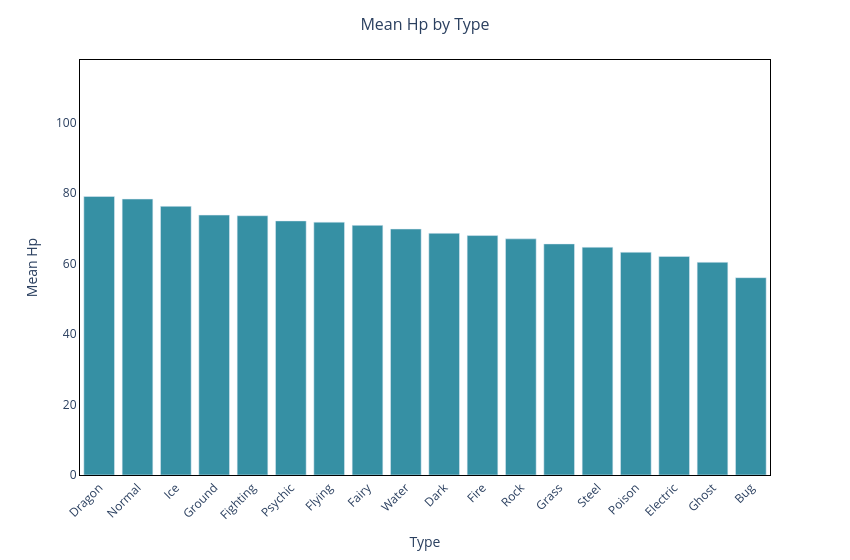
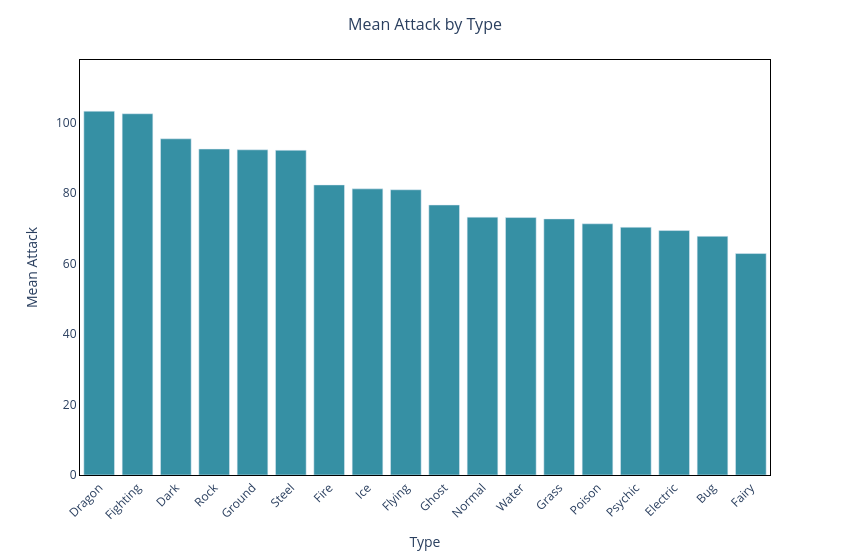
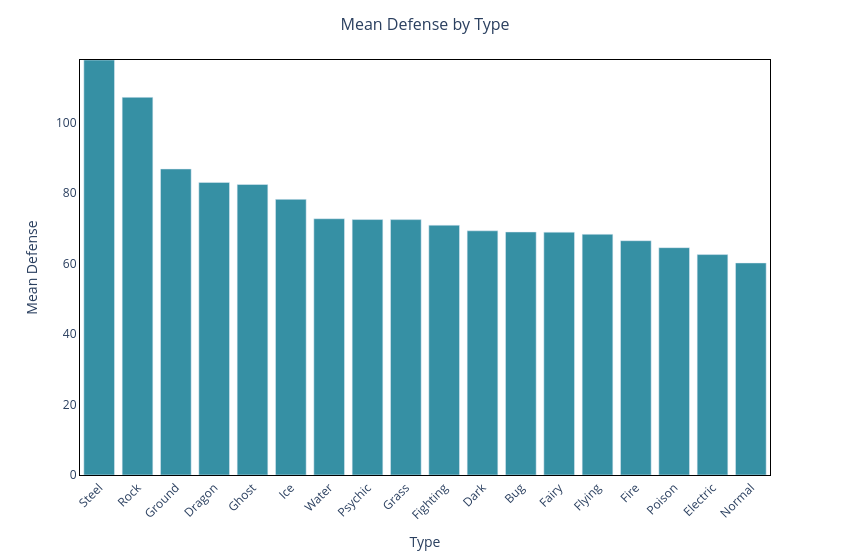
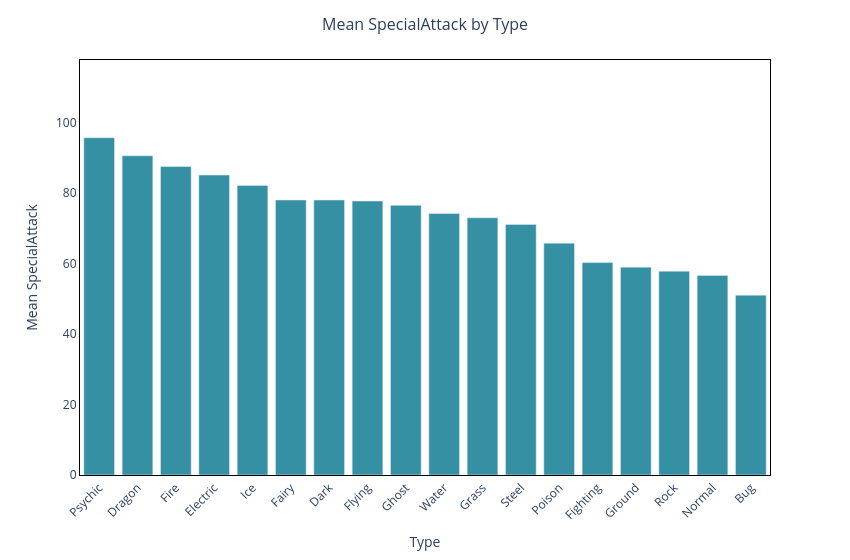

Notebook code for these charts, in order:
### Code cell
for stat in STATS:
    fig = px.bar(
        mean_values_df[stat], 
        labels=dict(index="Type", value=f"Mean {stat}")
    )
    fig.update_traces(marker_color='#3690a4')
    
    fig.update_layout(
        showlegend=False,
        width=850,
        plot_bgcolor='white',
        title = dict(
            text = f"Mean {stat} by Type", 
            font = dict(size = 16)
        ),
        title_x = 0.5,
        yaxis_range = [0, max_mean_stat],
        xaxis = dict(
            tickangle=-45,
            categoryorder = 'total descending'
        )
    )
    fig.update_xaxes(showline=True, linewidth=1, linecolor='black', mirror=True)
    fig.update_yaxes(showline=True, linewidth=1, linecolor='black', mirror=True)
    
    fig.show()

### Figure 1 — Plotly figure (JSON) as saved in the notebook; plotly's stock layout.template omitted (floating-point values rounded to 4 significant figures)
{"data": [{"hovertemplate": "variable=Hp<br>Type=%{x}<br>Mean Hp=%{y}<extra></extra>", "legendgroup": "Hp", "marker": {"color": "#3690a4", "pattern": {"shape": ""}}, "name": "Hp", "orientation": "v", "showlegend": true, "textposition": "auto", "type": "bar", "x": ["Normal", "Fighting", "Flying", "Poison", "Ground", "Rock", "Bug", "Ghost", "Steel", "Fire", "Water", "Grass", "Electric", "Psychic", "Ice", "Dragon", "Dark", "Fairy"], "xaxis": "x", "y": [78.37, 73.63, 71.81, 63.26, 73.81, 67.06, 56.03, 60.41, 64.69, 68.0, 69.85, 65.62, 62.08, 72.16, 76.29, 79.1, 68.64, 70.89], "yaxis": "y"}], "layout": {"barmode": "relative", "legend": {"title": {"text": "variable"}, "tracegroupgap": 0}, "margin": {"t": 60}, "plot_bgcolor": "white", "showlegend": false, "title": {"font": {"size": 16}, "text": "Mean Hp by Type", "x": 0.5}, "width": 850, "xaxis": {"anchor": "y", "categoryorder": "total descending", "domain": [0, 1], "linecolor": "black", "linewidth": 1, "mirror": true, "showline": true, "tickangle": -45, "title": {"text": "Type"}}, "yaxis": {"anchor": "x", "domain": [0, 1], "linecolor": "black", "linewidth": 1, "mirror": true, "range": [0, 117.9], "showline": true, "title": {"text": "Mean Hp"}}}}

### Figure 2 — Plotly figure (JSON) as saved in the notebook; plotly's stock layout.template omitted (floating-point values rounded to 4 significant figures)
{"data": [{"hovertemplate": "variable=Attack<br>Type=%{x}<br>Mean Attack=%{y}<extra></extra>", "legendgroup": "Attack", "marker": {"color": "#3690a4", "pattern": {"shape": ""}}, "name": "Attack", "orientation": "v", "showlegend": true, "textposition": "auto", "type": "bar", "x": ["Normal", "Fighting", "Flying", "Poison", "Ground", "Rock", "Bug", "Ghost", "Steel", "Fire", "Water", "Grass", "Electric", "Psychic", "Ice", "Dragon", "Dark", "Fairy"], "xaxis": "x", "y": [73.23, 102.6, 81.0, 71.34, 92.35, 92.57, 67.79, 76.68, 92.22, 82.38, 73.11, 72.73, 69.42, 70.36, 81.25, 103.3, 95.48, 62.89], "yaxis": "y"}], "layout": {"barmode": "relative", "legend": {"title": {"text": "variable"}, "tracegroupgap": 0}, "margin": {"t": 60}, "plot_bgcolor": "white", "showlegend": false, "title": {"font": {"size": 16}, "text": "Mean Attack by Type", "x": 0.5}, "width": 850, "xaxis": {"anchor": "y", "categoryorder": "total descending", "domain": [0, 1], "linecolor": "black", "linewidth": 1, "mirror": true, "showline": true, "tickangle": -45, "title": {"text": "Type"}}, "yaxis": {"anchor": "x", "domain": [0, 1], "linecolor": "black", "linewidth": 1, "mirror": true, "range": [0, 117.9], "showline": true, "title": {"text": "Mean Attack"}}}}

### Figure 3 — Plotly figure (JSON) as saved in the notebook; plotly's stock layout.template omitted (floating-point values rounded to 4 significant figures)
{"data": [{"hovertemplate": "variable=Defense<br>Type=%{x}<br>Mean Defense=%{y}<extra></extra>", "legendgroup": "Defense", "marker": {"color": "#3690a4", "pattern": {"shape": ""}}, "name": "Defense", "orientation": "v", "showlegend": true, "textposition": "auto", "type": "bar", "x": ["Normal", "Fighting", "Flying", "Poison", "Ground", "Rock", "Bug", "Ghost", "Steel", "Fire", "Water", "Grass", "Electric", "Psychic", "Ice", "Dragon", "Dark", "Fairy"], "xaxis": "x", "y": [60.22, 70.95, 68.36, 64.56, 86.9, 107.3, 69.01, 82.5, 117.9, 66.53, 72.78, 72.52, 62.6, 72.54, 78.27, 83.1, 69.34, 68.96], "yaxis": "y"}], "layout": {"barmode": "relative", "legend": {"title": {"text": "variable"}, "tracegroupgap": 0}, "margin": {"t": 60}, "plot_bgcolor": "white", "showlegend": false, "title": {"font": {"size": 16}, "text": "Mean Defense by Type", "x": 0.5}, "width": 850, "xaxis": {"anchor": "y", "categoryorder": "total descending", "domain": [0, 1], "linecolor": "black", "linewidth": 1, "mirror": true, "showline": true, "tickangle": -45, "title": {"text": "Type"}}, "yaxis": {"anchor": "x", "domain": [0, 1], "linecolor": "black", "linewidth": 1, "mirror": true, "range": [0, 117.9], "showline": true, "title": {"text": "Mean Defense"}}}}

### Figure 4 — Plotly figure (JSON) as saved in the notebook; plotly's stock layout.template omitted (floating-point values rounded to 4 significant figures)
{"data": [{"hovertemplate": "variable=SpecialAttack<br>Type=%{x}<br>Mean SpecialAttack=%{y}<extra></extra>", "legendgroup": "SpecialAttack", "marker": {"color": "#3690a4", "pattern": {"shape": ""}}, "name": "SpecialAttack", "orientation": "v", "showlegend": true, "textposition": "auto", "type": "bar", "x": ["Normal", "Fighting", "Flying", "Poison", "Ground", "Rock", "Bug", "Ghost", "Steel", "Fire", "Water", "Grass", "Electric", "Psychic", "Ice", "Dragon", "Dark", "Fairy"], "xaxis": "x", "y": [56.68, 60.32, 77.8, 65.84, 59.02, 57.88, 51.07, 76.57, 71.17, 87.59, 74.25, 73.03, 85.17, 95.77, 82.24, 90.66, 78.08, 78.09], "yaxis": "y"}], "layout": {"barmode": "relative", "legend": {"title": {"text": "variable"}, "tracegroupgap": 0}, "margin": {"t": 60}, "plot_bgcolor": "white", "showlegend": false, "title": {"font": {"size": 16}, "text": "Mean SpecialAttack by Type", "x": 0.5}, "width": 850, "xaxis": {"anchor": "y", "categoryorder": "total descending", "domain": [0, 1], "linecolor": "black", "linewidth": 1, "mirror": true, "showline": true, "tickangle": -45, "title": {"text": "Type"}}, "yaxis": {"anchor": "x", "domain": [0, 1], "linecolor": "black", "linewidth": 1, "mirror": true, "range": [0, 117.9], "showline": true, "title": {"text": "Mean SpecialAttack"}}}}
